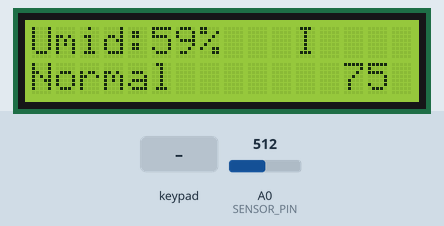
Recording of a sketch running on a simulated Arduino Uno, built with avr-gcc and run on an emulated ATmega328P. On the bench: 16×2 character LCD. The inputs (shaded band) are chosen by the test bench; at power-on: A0 (SENSOR_PIN) = 512.

Above: at 1.2 s.
1.3 s: A0 (SENSOR_PIN) set to 634
At 2.2 s:
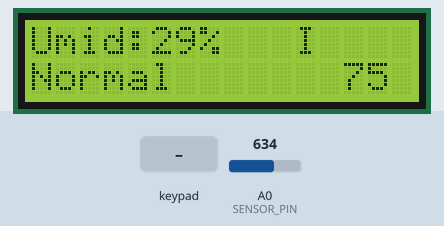
3.1 s: A0 (SENSOR_PIN) set to 664
At 3.6 s:
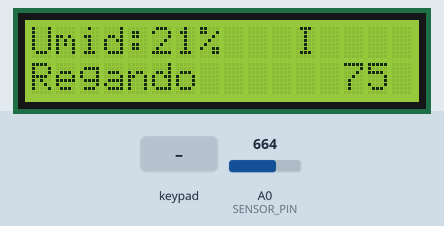
4.7 s: key '*' pressed
At 6.0 s:
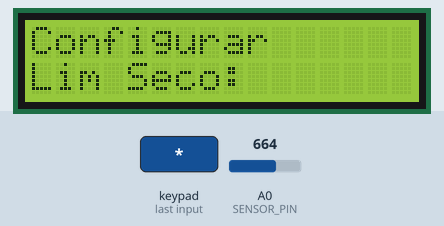
6.3 s: keypad keys 6 7 8 9 # pressed 0.749 s apart
At 10.3 s:
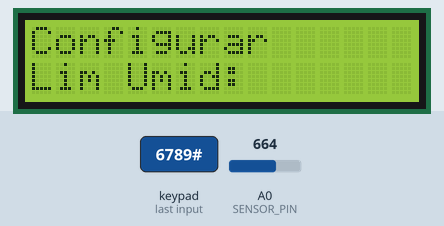
11.5 s: keypad keys 1 0 1 1 1 2 1 3 # pressed 0.749 s apart
At 18.0 s:
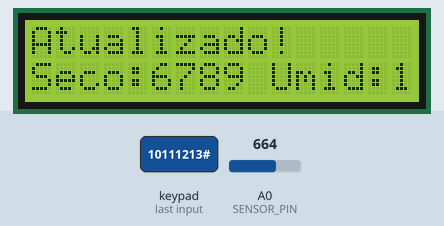
21.0 s: A0 (SENSOR_PIN) set to 369
At 21.9 s:
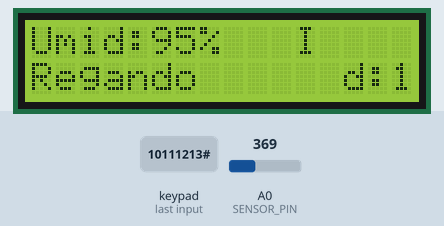
22.6 s: A0 (SENSOR_PIN) set to 335
Timing chart, 0 to 25.2 s (numbered marks = the images above; inputs shaded):
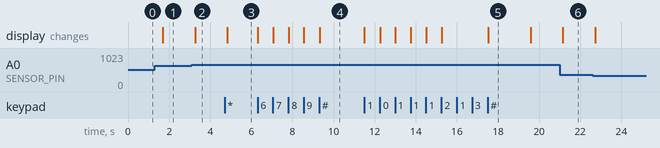

Measured:
- the behaviour switches between 650 and 651 on A0 (SENSOR_PIN) (found by bisection; images 1 and 2)
- after the input at 1.3 s, the display: changes after 0.39 s (image 1)
- after the input at 3.1 s, the display: changes after 0.16 s (image 2)
- after the input at 4.7 s, the display: changes after 0.14 s (image 3)
- after the input at 6.3 s, the display: first changes at once (image 4 shows a later state)
- after the input at 21.0 s, the display: changes after 0.16 s (image 6)
- what the display in image 5 shows lasts 2.1 s, from 17.5 s to 19.6 s

The sketch:

sketch_mar19a.ino
```cpp
#include <LiquidCrystal_I2C.h>
#include <Keypad.h>

// CONFIGURAÇÃO DO SENSOR
#define SENSOR_PIN A0
// Esses valores são de calibração para mapear a leitura analógica em % de umidade
#define SENSOR_SECO 750   // valor para condição "seca"
#define SENSOR_MOLHADO 350 // valor para condição "molhado"

// VALORES PADRÃO DOS LIMITES (em %)
#define DEFAULT_SECO 25
#define DEFAULT_UMIDO 75

// Variáveis globais para os limites, iniciando com os valores padrão
int limiteSeco = DEFAULT_SECO;
int limiteUmido = DEFAULT_UMIDO;

// CONFIGURAÇÃO DO LCD I2C
LiquidCrystal_I2C lcd(0x27, 16, 2);  // Verifique se o endereço do módulo é 0x27 (ou 0x3F)

// CONFIGURAÇÃO DO TECLADO 4x4
const byte ROWS = 4;
const byte COLS = 4;
char keys[ROWS][COLS] = {
  {'1','2','3','A'},
  {'4','5','6','B'},
  {'7','8','9','C'},
  {'*','0','#','D'}
};
// Pinos conectados às linhas e colunas do teclado
byte rowPins[ROWS] = {6, 7, 8, 9};
byte colPins[COLS] = {10, 11, 12, 13};
Keypad keypad = Keypad(makeKeymap(keys), rowPins, colPins, ROWS, COLS);

// Variáveis para o modo de configuração
bool configMode = false;
int configStep = 0; // 1 = aguardando limite seco; 2 = aguardando limite úmido
String inputString = "";
int newDry, newWet;
unsigned long configTimer = 0;
const unsigned long configTimeout = 10000; // 10 segundos de inatividade para cancelar a configuração

void setup() {
  Serial.begin(9600);
  pinMode(SENSOR_PIN, INPUT);

  // Inicializa o LCD
  lcd.init();
  lcd.backlight();

  // Exibe a mensagem inicial com os valores padrão
  lcd.clear();
  lcd.setCursor(0, 0);
  lcd.print("Arq. Org. II");
  lcd.setCursor(0, 1);
  lcd.print("Seco:25 Umid:75");
}

void loop() {
  // Verifica se alguma tecla do teclado foi pressionada
  char key = keypad.getKey();
  if (key) {
    // Se não estiver em modo de configuração, usar a tecla "*" para entrar no modo
    if (!configMode) {
      if (key == '*') {
        configMode = true;
        configStep = 1; // primeiro, configurar o limite seco
        inputString = "";
        lcd.clear();
        lcd.setCursor(0, 0);
        lcd.print("Configurar");
        lcd.setCursor(0, 1);
        lcd.print("Lim Seco:");
        configTimer = millis(); // reinicia o timer
      }
    } else {
      // Estamos em modo de configuração
      if (key >= '0' && key <= '9') {
        // Concatena dígitos à entrada
        inputString += key;
        // Exibe a entrada atual na linha 1 (após o texto)
        lcd.setCursor(10, 1);
        lcd.print(inputString);
        configTimer = millis(); // reinicia o timer a cada tecla digitada
      } else if (key == '#') { // tecla de confirmação
        if (inputString.length() > 0) {
          if (configStep == 1) {
            newDry = inputString.toInt();
            // Passa para configurar o limite úmido
            configStep = 2;
            inputString = "";
            lcd.clear();
            lcd.setCursor(0, 0);
            lcd.print("Configurar");
            lcd.setCursor(0, 1);
            lcd.print("Lim Umid:");
            configTimer = millis();
          } else if (configStep == 2) {
            newWet = inputString.toInt();
            // Valida os valores: o seco deve ser menor que o úmido e a diferença >= 10%
            if (newDry < newWet && (newWet - newDry) >= 10) {
              limiteSeco = newDry;
              limiteUmido = newWet;
              lcd.clear();
              lcd.setCursor(0, 0);
              lcd.print("Atualizado!");
              lcd.setCursor(0, 1);
              lcd.print("Seco:");
              lcd.print(limiteSeco);
              lcd.print(" Umid:");
              lcd.print(limiteUmido);
              delay(2000);
            } else {
              lcd.clear();
              lcd.setCursor(0, 0);
              lcd.print("Erro nos vals");
              lcd.setCursor(0, 1);
              lcd.print("Tente novamente");
              delay(2000);
            }
            // Sai do modo de configuração
            configMode = false;
            configStep = 0;
            inputString = "";
            lcd.clear();
            lcd.setCursor(0, 0);
            lcd.print("Arq. Org. II");
            lcd.setCursor(0, 1);
            lcd.print("Seco:");
            lcd.print(limiteSeco);
            lcd.print(" Umid:");
            lcd.print(limiteUmido);
          }
        }
      } else if (key == '*') {
        // Se pressionar "*" novamente, cancela a configuração
        configMode = false;
        configStep = 0;
        inputString = "";
        lcd.clear();
        lcd.setCursor(0, 0);
        lcd.print("Config cancel.");
        delay(1500);
        lcd.clear();
        lcd.setCursor(0, 0);
        lcd.print("Arq. Org. II");
        lcd.setCursor(0, 1);
        lcd.print("Seco:");
        lcd.print(limiteSeco);
        lcd.print(" Umid:");
        lcd.print(limiteUmido);
      }
    }
  }

  // Se estiver em modo de configuração e passar tempo sem entrada, cancela
  if (configMode && (millis() - configTimer > configTimeout)) {
    configMode = false;
    configStep = 0;
    inputString = "";
    lcd.clear();
    lcd.setCursor(0, 0);
    lcd.print("Timeout");
    delay(1500);
    lcd.clear();
    lcd.setCursor(0, 0);
    lcd.print("Arq. Org. II");
    lcd.setCursor(0, 1);
    lcd.print("Seco:");
    lcd.print(limiteSeco);
    lcd.print(" Umid:");
    lcd.print(limiteUmido);
  }

  // Se não estiver no modo de configuração, executa a leitura do sensor
  if (!configMode) {
    int leitura = analogRead(SENSOR_PIN);
    // Mapeia a leitura para % de umidade usando os valores calibrados
    int umidade = map(leitura, SENSOR_SECO, SENSOR_MOLHADO, 0, 100);
    umidade = constrain(umidade, 0, 100);

    // Exibe a umidade e o status na tela
    lcd.setCursor(0, 0);
    lcd.print("Umid:");
    lcd.print(umidade);
    lcd.print("%   ");

    lcd.setCursor(0, 1);
    if (umidade < limiteSeco) {
      lcd.print("Regando      ");
    } else if (umidade > limiteUmido) {
      lcd.print("Encharcado   ");
    } else {
      lcd.print("Normal       ");
    }
    delay(500);
  }
}
```
